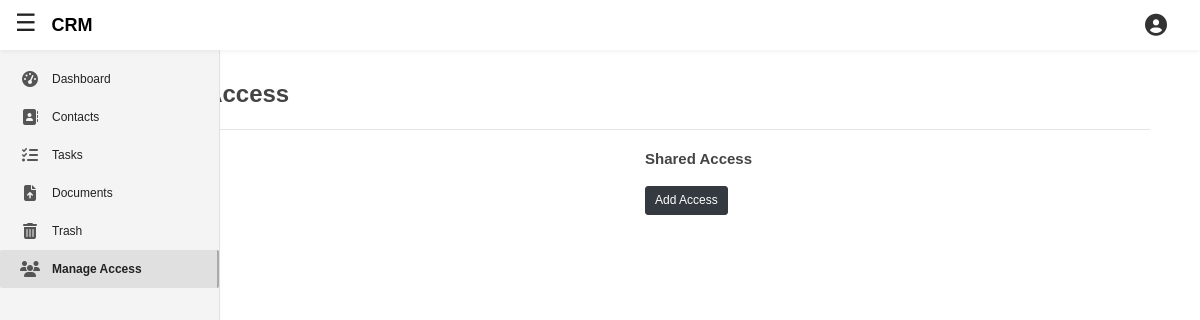
The app's page /apps/manage-access/ (signed in), older data.
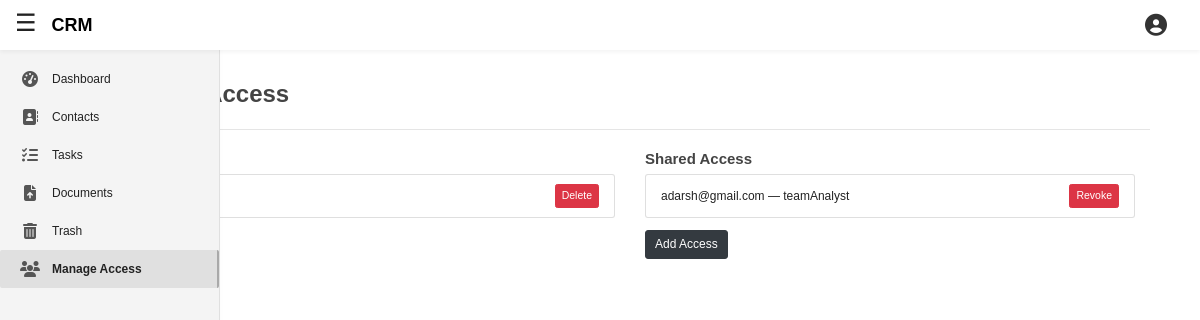
The same page, newer data.
### accounts/models.py (models this page shows, shortened)
class Role(models.Model):
    name = models.CharField(max_length = 50)
    can_read_contact = models.BooleanField(default = False)
    can_add_contact = models.BooleanField(default = False)
    can_edit_contact = models.BooleanField(default = False)
    can_delete_contact = models.BooleanField(default = False)
    can_permanent_delete_contact = models.BooleanField(default = False)
    can_add_project = models.BooleanField(default = False)
    can_read_tasks = models.BooleanField(default = False)
    can_add_tasks = models.BooleanField(default = False)
    can_edit_tasks = models.BooleanField(default = False)
    can_delete_tasks = models.BooleanField(default = False)
    can_permanent_delete_tasks = models.BooleanField(default = False)
    can_read_documents = models.BooleanField(default = False)
    can_add_documents = models.BooleanField(default = False)
    can_edit_documents = models.BooleanField(default = False)
    can_delete_documents = models.BooleanField(default = False)
    can_permanent_delete_documents = models.BooleanField(default = False)
    user = models.ForeignKey(
        BusinessUser,
        on_delete = models.CASCADE,
    )
    class Meta:
        unique_together = ('user', 'name', )

class AccessPermission(models.Model):
    owner = models.ForeignKey(
        BusinessUser,
        related_name = 'shared_with',
        on_delete = models.CASCADE,
    )
    shared_with = models.ForeignKey(
        BusinessUser,
        related_name='accessible_accounts',
        on_delete = models.CASCADE,
    )
    role = models.ForeignKey(
        Role,
        on_delete = models.CASCADE,
    )
    date_shared = models.DateTimeField(auto_now_add = True)
    class Meta:
        unique_together = ('owner', 'shared_with', )

class BusinessUser(models.Model):
    public_id = models.UUIDField(default=uuid.uuid4, unique=True, editable=False)
    company_email = models.EmailField(max_length=60, unique=True, null=True, blank=True)
    company_name = models.CharField(max_length=95, unique=True, null=True, blank=True)
    industry = models.CharField(max_length=100, blank=True, null=True)
    job_title = models.CharField(max_length=255, blank=True, null=True)
    employees = models.IntegerField(default=None, blank=True, null=True)
    website = models.URLField(max_length=200, blank=True, null=True)
    address = models.TextField(blank=True, null=True)
    country = models.CharField(max_length=100, blank=True, null=True)
    phone = models.CharField(max_length=15, blank=True, null=True)
    last_login = models.DateTimeField(auto_now=True)
    company_logo = models.ImageField(upload_to=get_image_filepath, blank=True, null=True, default=get_default_image)
    user = models.OneToOneField(User, on_delete=models.CASCADE)

### featuredApp/views.py (the view, shortened to what this page needs)
# urls.py: path('manage-access/', views.manage_access, name='appManageAccess'),
@login_required
def manage_access(request):
    user = request.user.businessuser
    projects = Project.objects.filter(user=user)
    roles = Role.objects.filter(user=user)
    accesses = AccessPermission.objects.filter(owner=user)
    role_form = RolesCreationForm_Account(user=user)
    permission_formset_factory = modelformset_factory(
        ProjectAccessPermission,
        form=ProjectAccessPermissionForm_Client,
        extra=len(projects)
    )
    permission_formset = None
    initial_data = [{
        'project_id': project.id,
        'project_name': project.name,
        'can_read_project': False,
        'can_edit_project': False,
        'can_delete_project': False,
        'can_permanent_delete_project': False,
    } for project in projects]
    permission_formset = permission_formset_factory(
        queryset=ProjectAccessPermission.objects.none(),
        initial=initial_data,
    )
    formset_with_projects = zip(permission_formset, projects)
    context = {
        'formA': role_form,
        'formB': permission_formset,
        'formB_with_project_queryset': formset_with_projects,
        'project_queryset': projects,
        'roles': roles,
        'accesses': accesses,
    }
    return render(request, 'featuredApp/manage_access.html', context)

### client/models.py (called while the page is built)
    def get_queryset(self):
        return super().get_queryset().filter(is_deleted = False)

### featuredApp/templates/featuredApp/manage_access.html (shortened to what this page needs)
{% extends 'featuredApp/base.html' %}
{% load static %}
{% load crispy_forms_tags %}
{% block addCSSlink %}
	<link rel="stylesheet" type="text/css" href="{% static 'featuredApp/pop_up.css' %}">
{% endblock addCSSlink %}
{% block contentBody1 %}
	<h2 style="font-weight: bolder;"> Manage Access </h2>
	<hr style="margin: 20px 0;">
	<div class="container">
		<div class="row">
			<div class="col-md-6">
				<h5 style="font-weight:800">Your Roles</h5>
				<ul class="list-group mb-3">
					{% for role in roles %}
						<li class="list-group-item d-flex justify-content-between align-items-center">
							<form method="post" action="{% url 'delete_role' role.id %}">
								<button type="submit" class="btn btn-sm btn-danger">Delete</button>
							</form>
						</li>
					{% endfor %}
				</ul>
				<button class="btn btn-dark" type="button" onclick="openRolesFormPopUp()">Add Roles</button>
			</div>
			<div class="col-md-6">
				<h5 style="font-weight: 800">Shared Access</h5>
				<ul class="list-group mb-3">
					{% for access in accesses %}
						<li class="list-group-item d-flex justify-content-between align-items-center">
							{{ access.shared_with.company_email }} — {{ access.role.name }}
							<form method="post" action="{% url 'delete_access' access.id %}">
								<button type="submit" class="btn btn-sm btn-danger">Revoke</button>
							</form>
						</li>
					{% endfor %}
				</ul>
				<button class="btn btn-dark" type="button" onclick="openAccessFormPopUp()">Add Access</button>
			</div>
		</div>
	</div>
{% endblock contentBody1 %}

### featuredApp/templates/featuredApp/base.html (shortened to what this page needs)
{% load static %}
<!DOCTYPE html>
<html lang="en">
<head>
    <link rel="stylesheet" href="https://cdn.jsdelivr.net/npm/bootstrap@4.0.0/dist/css/bootstrap.min.css">
    <link rel="stylesheet" type="text/css" href="{% static 'accounts/base.css' %}">
    <link rel="stylesheet" type="text/css" href="{% static 'featuredApp/base.css' %}">
    {% block addCSSlink %}{% endblock addCSSlink %}
    <link rel="stylesheet" href="https://cdnjs.cloudflare.com/ajax/libs/font-awesome/6.5.0/css/all.min.css" />
</head>
<body>
    <div class="site-header layout">
        <header class="top-header">
            <div class="left-nav">
                <div class="menu-toggle" onclick="toggleSidebar()"> ☰ </div>
                <a href="{% url 'index' %}">
                    <div class="logo"> CRM </div>
                </a>
            </div>
            <div class="right-nav">
                <div class="account-trigger" onclick="toggleAccountPanel()">
                    <i class="fas fa-user-circle account-icon"></i>
                </div>
            </div>
        </header>
        <aside class="sidebar" id="sidebar">
            <nav class="menu-items">
                <a
                    href="{% url 'appDashboard' %}"
                    class="
                    "
                >
                    <i class="fas fa-tachometer-alt"></i>
                    <span class="menu-label">Dashboard</span>
                </a>
                <a
                    href="{% url 'appContacts' %}"
                    class="
                        "
                >
                    <i class="fas fa-address-book"></i>
                    <span class="menu-label">Contacts</span>
                </a>
                <a
                    href="{% url 'appTasks' %}"
                    class="
                    "
                >
                    <i class="fas fa-tasks"></i>
                    <span class="menu-label">Tasks</span>
                </a>
                <a
                    href="{% url 'appDocuments' %}"
                    class="
                    "
                >
                    <i class="fas fa-file-upload"></i>
                    <span class="menu-label">Documents</span>
                </a>
                <a
                    href="{% url 'appTrash' %}"
                    class="
                    "
                >
                    <i class="fas fa-trash-alt"></i>
                    <span class="menu-label">Trash</span>
                </a>
                <a
                    href="{% url 'appManageAccess' %}"
                    class="
                        {% if request.path == '/apps/manage-access/' %}
                            active
                        {% endif %}
                    "
                >
                    <i class="fas fa-users"></i>
                    <span class="menu-label">Manage Access</span>
                </a>
            </nav>
        </aside>
    </div>
    <div class="container-defined" style="margin-left: 60px; margin-top: 60px;">
        {% block contentBody1 %} {% endblock contentBody1 %}
    </div>
</body>
</html>

### accounts/static/accounts/base.css (style rules this page uses)
body { background: #fafafa; color: #333333; margin-top: 5rem; }
h1, h2, h3, h4, h5, h6 { color: #444444; }
ul { margin: 0; }

### featuredApp/static/featuredApp/base.css (style rules this page uses)
body, html { font-size: 12px; margin: 0; padding: 0; font-family: sans-serif; background-color: #ffffff; color: #222; }
.container-defined { padding-top: 20px; padding-left: 50px; padding-right: 50px; }
.menu-toggle { cursor: pointer; font-size: 24px; margin-right: 15px; }
.sidebar { background-color: #f4f4f4; color: #222; padding-top: 60px; height: 100vh; overflow: hidden; transition: width 0.3s ease; position: fixed; top: 0; left: 0; z-index: 999; box-shadow: 2px 0 5px rgba(0, 0, 0, 0.01); border-right: 1px solid #e0e0e0; }
.sidebar.expanded { width: 220px; }
.menu-items a { display: flex; align-items: center; padding: 10px 20px; text-decoration: none; color: #222; white-space: nowrap; transition: background-color 0.2s; }
.menu-items a i { margin-right: 12px; min-width: 20px; text-align: center; font-size: 16px; color: #555; transition: color 0.2s; }
.menu-label { transition: opacity 0.3s ease, visibility 0.3s ease; }
.menu-items a.active { background-color: #e0e0e0; font-weight: 600; border-right: 2px solid darkgray; border-radius: 2px; }
.top-header { position: fixed; top: 0; left: 0; right: 0; height: 50px; background-color: #ffffff; color: #222; display: flex; justify-content: space-between; align-items: center; padding: 0 15px; z-index: 1000; box-shadow: 0 2px 4px rgba(0,0,0,0.05); }
.logo { font-size: 18px; font-weight: bold; text-decoration: none; }
.right-nav { margin-left: auto; display: flex; align-items: center; padding-right: 10px; }
.account-trigger { display: flex; align-items: center; justify-content: center; cursor: pointer; padding: 8px; border-radius: 6px; transition: background-color 0.2s ease; }
.account-icon { font-size: 22px; color: #333; }
.sidebar { visibility: hidden; }
.sidebar.ready { visibility: visible; }

Row changes from the older to the newer data that the page shows:
added AccessPermission: shared_with.company_email "adarsh@gmail.com", role.name "teamAnalyst"
